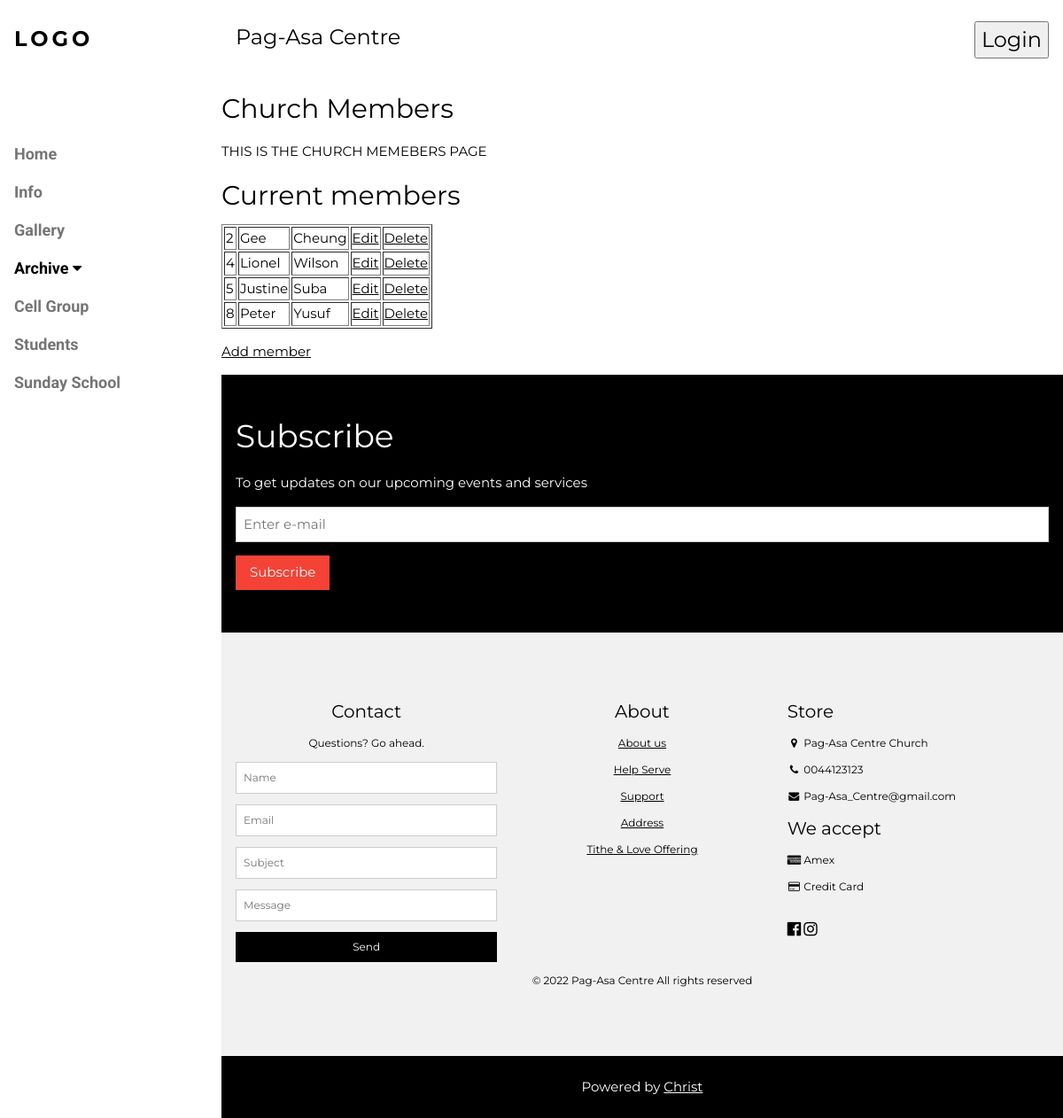
/Cell_Group/, run on the app's committed database.
### Cell_Group/models.py (models this page shows)
class Members(models.Model):
  firstname = models.CharField(max_length=255)
  lastname = models.CharField(max_length=255)

### Cell_Group/views.py (the view)
# urls.py: path('', views.index, name='index'),
def index(request):
    mymembers = Members.objects.all().values()#get all values of objects in the Members table
    template = loader.get_template('Members.html')
    context = {
        'mymembers': mymembers,
    }
    return HttpResponse(template.render(context, request))

### Cell_Group/templates/Members.html
{% extends 'Master_temp.html' %}
{% block page_main %}
    <main>
        <section>
            <h2>Church Members</h2>
            <p>THIS IS THE CHURCH MEMEBERS PAGE</p>
        </section>
        <section>
            <h2>Current members</h2>
            <table border="1">
                {% for x in mymembers %}
                <tr>
                <td>{{ x.id }}</td>
                <td>{{ x.firstname }}</td>
                <td>{{ x.lastname }}</td>
                <td><a href="update/{{ x.id }}">Edit</a></td>
                <td><a href="delete/{{ x.id }}">Delete</a></td>
                </tr>
                {% endfor %}
            </table>
            <p>
            <a href="add/">Add member</a>
            </p>
        </section>
    </main>
{% endblock %}

### Home/static/main.css (style rules this page uses)
html { box-sizing:border-box }
*,*:before,*:after { box-sizing:inherit }
html { -ms-text-size-adjust:100%;-webkit-text-size-adjust:100% }
body { margin:0 }
article,aside,details,figcaption,figure,footer,header,main,menu,nav,section { display:block }
a { background-color:transparent }
html,body { font-family:Verdana,sans-serif;font-size:15px;line-height:1.5 }
html { overflow-x:hidden }
h2 { font-size:30px }
h1,h2,h3,h4,h5,h6 { font-family:"Segoe UI",Arial,sans-serif;font-weight:400;margin:10px 0 }
a { color:inherit }
.w3-content,.w3-auto { margin-left:auto;margin-right:auto }
.w3-content { max-width:980px }

### Home/templates/Master_temp.html (style rules this page uses)
body,h1,h2,h3,h4,h5,h6,.w3-wide { font-family: "Montserrat", sans-serif; }

### data on the page
Members: id "2", firstname "Gee", lastname "Cheung"
Members: id "4", firstname "Lionel", lastname "Wilson"
Members: id "5", firstname "Justine", lastname "Suba"
Members: id "8", firstname "Peter", lastname "Yusuf"
